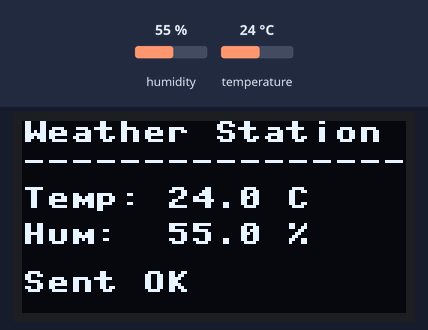
Bench run of a program on a simulated ESP32 board running MicroPython. Shown: 128×64 one-colour display. Wiring (from the project's diagram.json): DHT22 sensor on GPIO 4. Inputs (shaded band) come from the test bench; at power-on: humidity 55 %, temperature 24 °C. WiFi joins after 1.5 s; requests to the public web service named in the program get a made-up reply in its usual format after 0.4 s (London, UTC, broken clouds, 64 % humidity, 1013 hPa unless stated); library files of the repository ran but are not shown: ssd1306.py; what the program prints to the serial console is not drawn.

Above: at 2.7 s.
2.8 s: humidity set to 22 %
At 8.5 s:
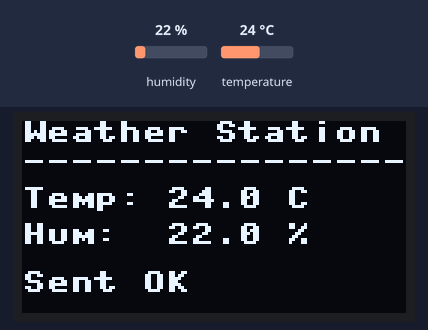
8.9 s: temperature set to 12 °C
At 13.2 s:
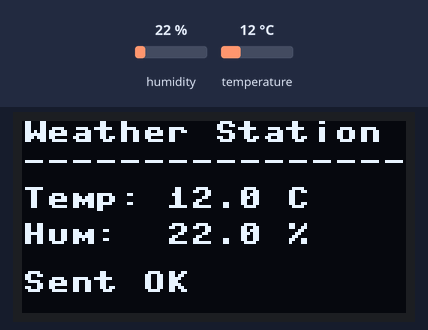
15.0 s: humidity set to 40 %
At 19.1 s:
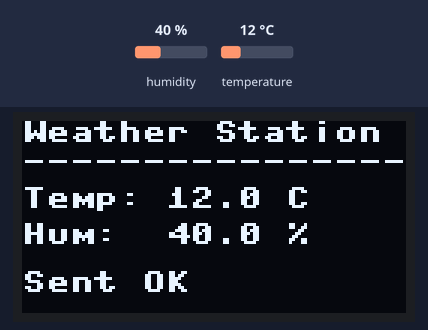
21.1 s: temperature set to 19 °C
Timing chart, 0 to 24.1 s (numbered marks = the images above; inputs shaded):
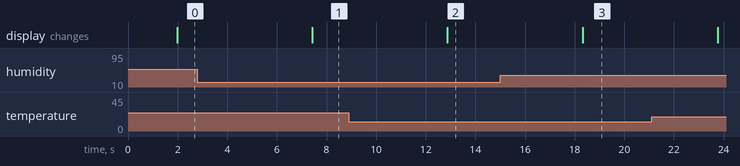

The program:

main.py
```python
import machine
import dht
import network
import time
import urequests
import ssd1306

# --- CONFIG: fill these in ---
WIFI_SSID = "Wokwi-GUEST"      # Wokwi's built-in internet-enabled network
WIFI_PASSWORD = ""             # Wokwi-GUEST has no password
THINGSPEAK_API_KEY = "WMYNPP3XNG01BAKP"

THINGSPEAK_URL = "http://api.thingspeak.com/update"
UPDATE_INTERVAL = 5  # ThingSpeak free tier allows updates every 15s minimum

# --- DHT22 sensor setup ---
sensor = dht.DHT22(machine.Pin(4))

# --- OLED display setup (I2C) ---
i2c = machine.I2C(0, scl=machine.Pin(22), sda=machine.Pin(21))
oled = ssd1306.SSD1306_I2C(128, 64, i2c)


def connect_wifi():
    wlan = network.WLAN(network.STA_IF)
    wlan.active(True)
    if not wlan.isconnected():
        print("Connecting to WiFi...")
        wlan.connect(WIFI_SSID, WIFI_PASSWORD)
        while not wlan.isconnected():
            time.sleep(0.5)
    print("WiFi connected:", wlan.ifconfig())
    return wlan


def show_on_oled(temp, hum, status=""):
    oled.fill(0)
    oled.text("Weather Station", 0, 0)
    oled.text("-" * 16, 0, 10)
    oled.text("Temp: {:.1f} C".format(temp), 0, 22)
    oled.text("Hum:  {:.1f} %".format(hum), 0, 34)
    oled.text(status, 0, 50)
    oled.show()


def send_to_thingspeak(temp, hum):
    url = "{}?api_key={}&field1={}&field2={}".format(
        THINGSPEAK_URL, THINGSPEAK_API_KEY, temp, hum
    )
    try:
        response = urequests.get(url)
        entry_id = response.text
        response.close()
        print("ThingSpeak entry ID:", entry_id)
        return True
    except Exception as e:
        print("ThingSpeak upload failed:", e)
        return False


def main():
    connect_wifi()

    while True:
        try:
            sensor.measure()
            temp = sensor.temperature()
            hum = sensor.humidity()
            print("Temperature: {:.1f} C   Humidity: {:.1f} %".format(temp, hum))

            ok = send_to_thingspeak(temp, hum)
            show_on_oled(temp, hum, "Sent OK" if ok else "Upload failed")

        except OSError as e:
            print("Sensor read error:", e)
            oled.fill(0)
            oled.text("Sensor read", 0, 20)
            oled.text("error - retrying", 0, 32)
            oled.show()

        time.sleep(UPDATE_INTERVAL)


main()
```

Measured:
- after the input at 2.8 s, the display: changes after 4.6 s (image 1)
- after the input at 8.9 s, the display: changes after 4.0 s (image 2)
- after the input at 15.0 s, the display: changes after 3.3 s (image 3)
